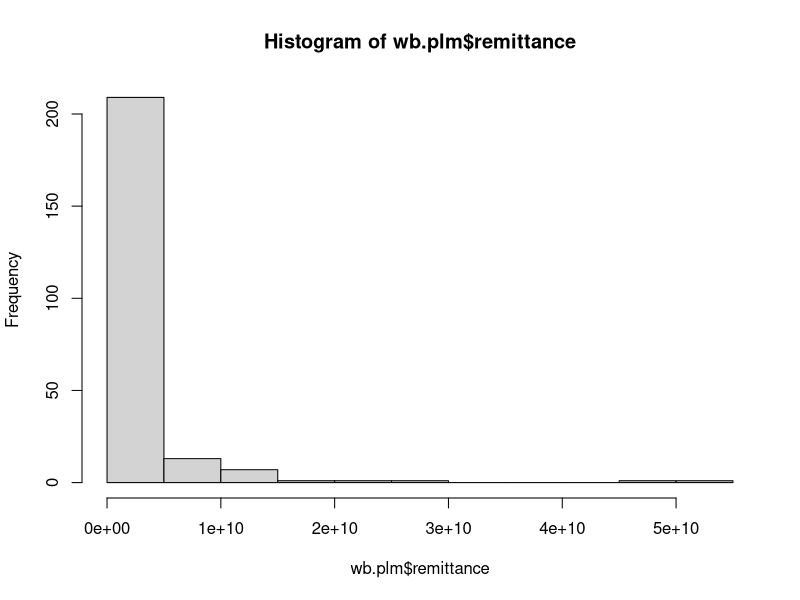
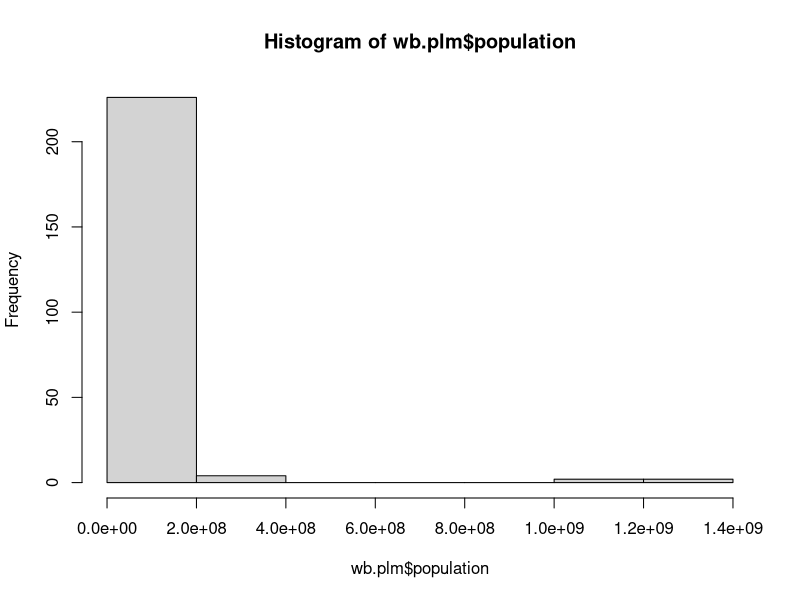
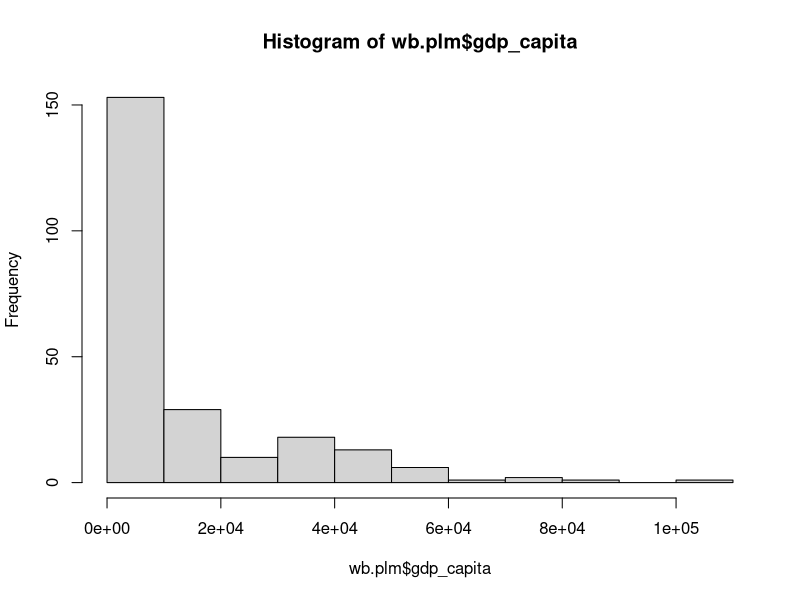
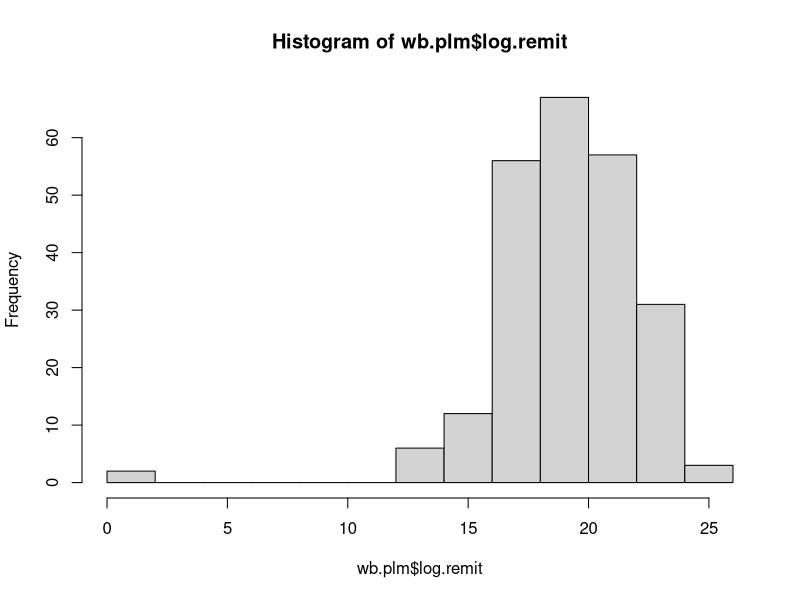
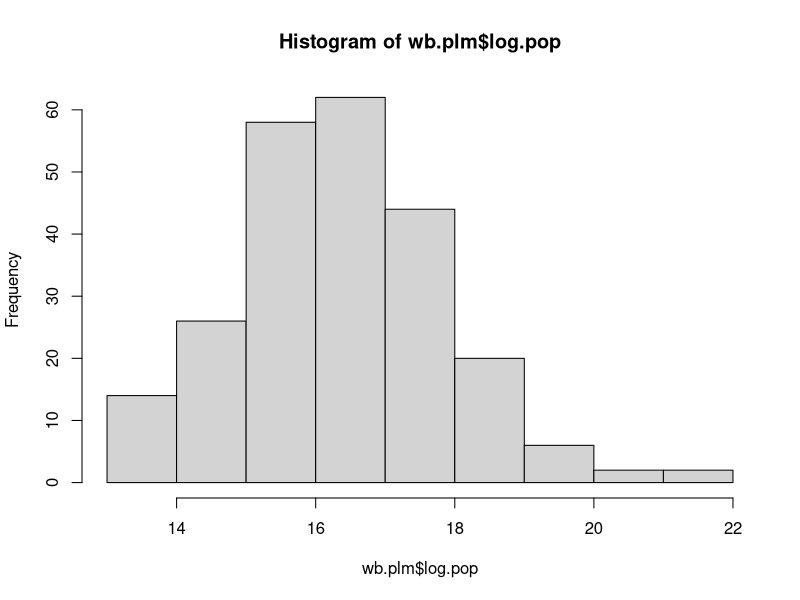
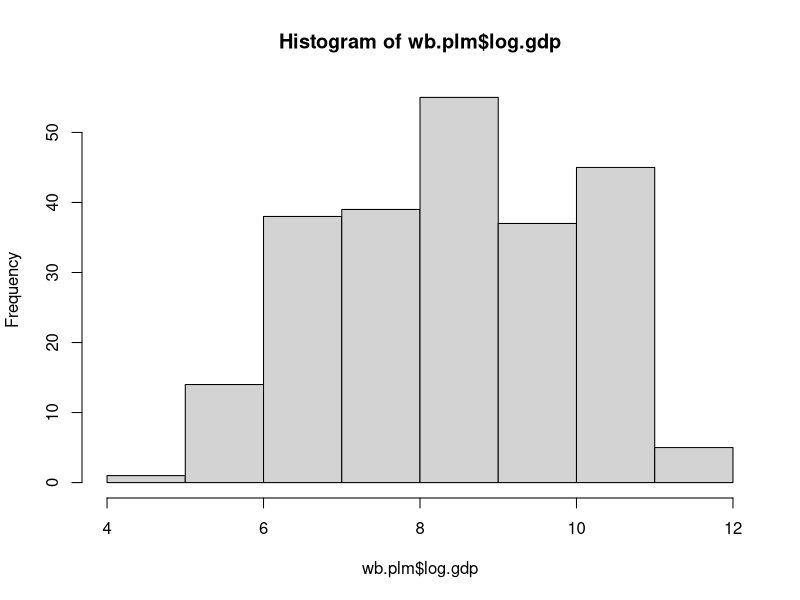

Recreate these plots in R, in order. (Note: this script raises an error after producing the figures.)
## ---- chunk 1
knitr::opts_chunk$set(echo = TRUE)
## ---- chunk 2
library(plm)
wb = read.csv('wb.csv', header=T)
head(wb); tail(wb)
wb.plm = pdata.frame(wb, index = c('country','year'), drop.index=T)


# EDA
hist(wb.plm$remittance)
hist(wb.plm$population)
hist(wb.plm$gdp_capita)

# log transforms
wb.plm$log.gdp = log(wb.plm$gdp_capita)
wb.plm$log.pop = log(wb.plm$population)
wb.plm$log.remit = log(wb.plm$remittance + 1)

# EDA
hist(wb.plm$log.remit)
hist(wb.plm$log.pop)
hist(wb.plm$log.gdp)

# bivariate correlation
pairs(wb.plm)
## ---- chunk 3
fit1 = plm(log.gdp ~ log.remit + log.pop, data = wb.plm, model = 'pooling')
summary(fit1)
plot(resid(fit1))  # residuals are not white noise

fit2 = plm(log.gdp ~ log.remit + log.pop, data = wb.plm, model = 'within')
summary(fit2)
plot(resid(fit2))  # residuals look more likewhite noise
